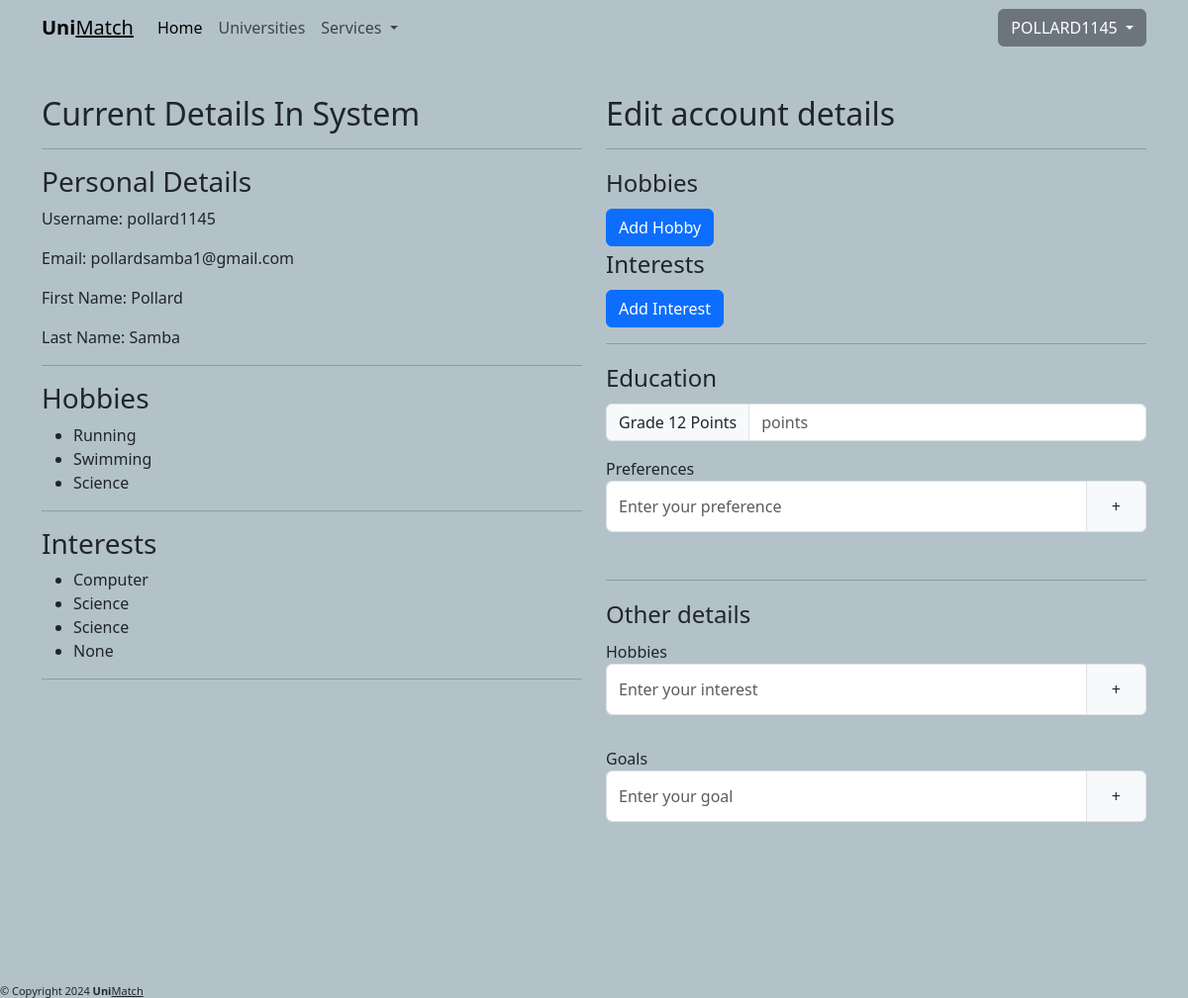
Page /accounts/details/ (signed in) on the committed database.
### accounts/models.py (models this page shows, shortened)
class CustomUser(AbstractUser):
    phone_number = models.CharField(max_length=15, blank=True, null=True)
    address = models.CharField(max_length=255, blank=True, null=True)
    grade_twelve_points = models.IntegerField(max_length=2,blank=True,null=True)

class Hobby(models.Model):
    name = models.CharField(max_length=255, blank=True, null=True)
    user = models.ForeignKey(CustomUser, on_delete = models.CASCADE)

class Interest(models.Model):
    name = models.CharField(max_length=255, blank=True, null=True)
    user = models.ForeignKey(CustomUser,on_delete = models.CASCADE)

### accounts/views.py (the view)
# urls.py: path("details/", views.user_details, name='details'),
def user_details(request):
    if not request.user.is_authenticated:
        return redirect(f"{settings.LOGIN_URL}?next={request.path}")
    hobbies = Hobby.objects.filter(user = request.user)
    interests = Interest.objects.filter(user = request.user)
    return render(request, "user_account/user_details.html",{
        'hobbies': hobbies,
        'interests' : interests
    })

### templates/user_account/user_details.html (shortened to what this page needs)
{% extends "master.html" %}
{% load static %}
{% block content %}
<div class="container py-5">
    <div class="row">
        <div class="col-md-6">
            <section>
                <div>
                    <h2>Current Details In System</h2>
                    <hr>
                    <h3>Personal Details</h3>
                    <p>Username: {{ user.username }}</p>
                    <p>Email: {{ user.email }}</p>
                    <p>First Name: {{ user.first_name }}</p>
                    <p>Last Name: {{ user.last_name }}</p>
                    <hr>
                    <h3>Hobbies</h3>
                    <ul>
                        {% for hobby in hobbies %}
                            <li>{{ hobby.name }}</li>
                        {% endfor %}
                    </ul>
                    <hr>
                    <h3>Interests</h3>
                    <ul>
                        {% for interest in interests %}
                            <li>{{ interest.name }}</li>
                        {% endfor %}
                    </ul>
                    <hr>
                </div>
            </section>
        </div>
        <div class="col-md-6">
            <section>
                <h2>Edit account details</h2>
                <hr>
                <form method="post">
                    <fieldset>
                        <legend>Hobbies</legend>
                        <button type="submit" class="btn btn-primary">Add Hobby</button>
                    </fieldset>
                    <fieldset>
                        <legend>Interests</legend>
                        <button type="submit" class="btn btn-primary">Add Interest</button>
                    </fieldset>
                <form action="" method="get">
                    <hr>
                    <fieldset>
                        <legend>Education</legend>
                        <div class="input-group flex-nowrap mb-3">
                            <span class="input-group-text" id="addon-wrapping">Grade 12 Points</span>
                            <input type="text" class="form-control" placeholder="points" aria-label="points" aria-describedby="addon-wrapping">
                        </div>
                        <label for="preference">Preferences</label>
                        <div class="input-group flex-nowrap mb-3">
                            <input type="text" id="preference" class="form-control" placeholder="Enter your preference" aria-label="enter goals" aria-describedby="addon-wrapping">
                            <span class="input-group-text" id="addon-wrapping3">
                                <button id="add-preference-button" type="button" class="btn">+</button>
                            </span>
                        </div>
                    </fieldset>
                    <hr>
                    <fieldset>
                        <legend>Other details</legend>
                        <label for="hobbie">Hobbies</label>
                        <div class="input-group flex-nowrap mb-3">
                            <input type="text" id="hobbie" class="form-control" placeholder="Enter your interest" aria-label="enter interests" aria-describedby="addon-wrapping">
                            <span class="input-group-text" id="addon-wrapping1">
                                <button id="add-hobby-button" type="button" class="btn">+</button>
                            </span>
                        </div>
                        <label for="goal">Goals</label>
                        <div class="input-group flex-nowrap mb-3">
                            <input type="text" id="goal" class="form-control" placeholder="Enter your goal" aria-label="enter goals" aria-describedby="addon-wrapping">
                            <span class="input-group-text" id="addon-wrapping2">
                                <button id="add-goal-button" type="button" class="btn">+</button>
                            </span>
                        </div>
                    </fieldset>
                </form>
            </section>
        </div>
    </div>
</div>
{% endblock content %}

### templates/master.html (shortened to what this page needs)
{% load static %}
<!DOCTYPE html>
<html lang="en">
<head>
    <link href="https://cdn.jsdelivr.net/npm/bootstrap@5.3.3/dist/css/bootstrap.min.css" rel="stylesheet">
</head>
<body>
    <header>
    <nav class="navbar container fixed-top navbar-custom navbar-expand-lg bg-body-tertiary">
        <div class="container-fluid">
          <a class="navbar-brand" href="/"><span><b>Uni</b></span><span><u>Match</u></span></a>
          <div class="collapse navbar-collapse" id="navbarSupportedContent">
            <ul class="navbar-nav me-auto mb-2 mb-lg-0">
              <li class="nav-item">
                <a class="nav-link active" aria-current="page" href="/">Home</a>
              </li>
              <li class="nav-item">
                <a class="nav-link" href="/universities">Universities</a>
              </li>
              <li class="nav-item dropdown">
                <a class="nav-link dropdown-toggle" href="#" role="button" data-bs-toggle="dropdown" aria-expanded="false">
                  Services
                </a>
              </li>
            </ul>
            {% if user.is_authenticated %}
              <div class="dropdown">
                <a class="btn btn-secondary dropdown-toggle" href="#" role="button" data-bs-toggle="dropdown" aria-expanded="false">
                  {{ user.username|upper }}
                </a>
              </div>
            {% else %}
              <a href="/accounts/login/" class="btn btn-outline-success" >Login</a>
            {% endif %}
          </div>
        </div>
      </nav>
    </header>
    <main>
      <br><br>
    {% block content %}
    {% endblock content %}
    <br><br><br><br>
    </main>
    <footer>
        <div class="fixed-bottom" style="height: 15px; font-size: 11px">
            <p>&copy; Copyright 2024 <span><b>Uni</b></span><span><u>Match</u></span></p>
        </div>
    </footer>
</body>
</html>

### rows in the picture
CustomUser: username "POLLARD1145", username "pollard1145", email "pollardsamba1@gmail.com", first_name "Pollard", last_name "Samba"
Hobby: name "Running"
Hobby: name "Swimming"
Hobby: name "Science"
Interest: name "Computer"
Interest: name "Science"
Interest: name "Science"
Interest: name "None"
